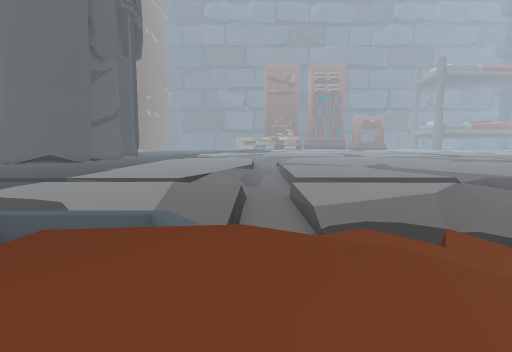
View 1 (above)

15 first-person views from a walk through a Unity game level. The camera is 1.2 m above the floor, tilts 6° down and sees 80° across. The floor is counted in squares, 2 m on a side. Each view is taken from the middle of a square. On the plan, view 1 faces up. The plan holds only what a view shows up to about 9 squares ahead; the rest is blank. The place goes on beyond the plan. Some surface patterns are stand-ins.

View 2
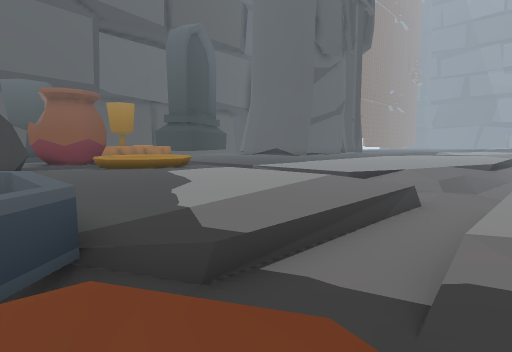

View 3
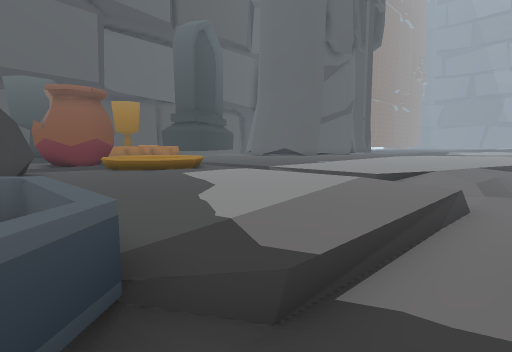

View 4
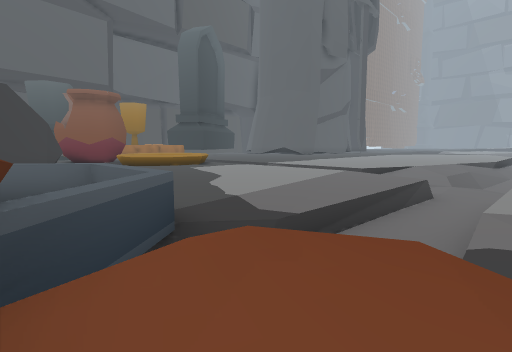

View 5
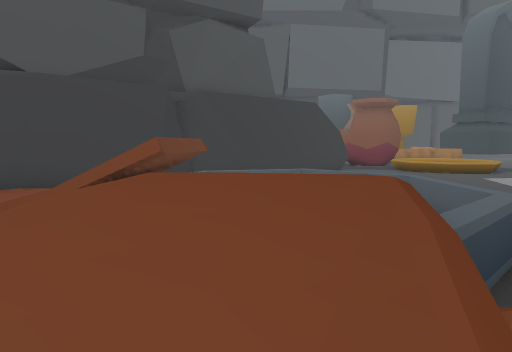

View 6
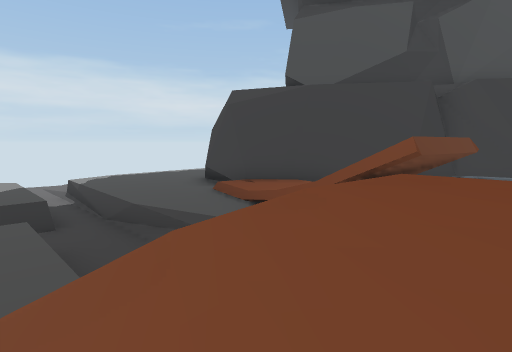

View 7
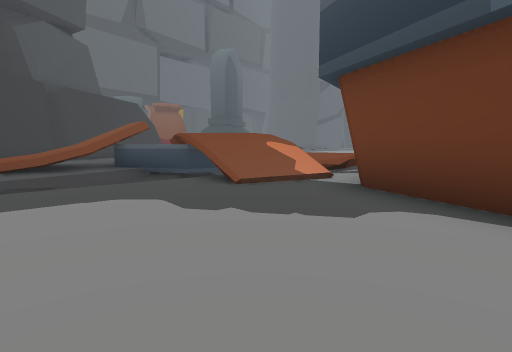

View 8
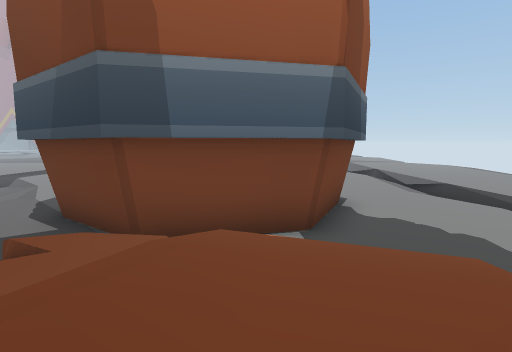

View 9
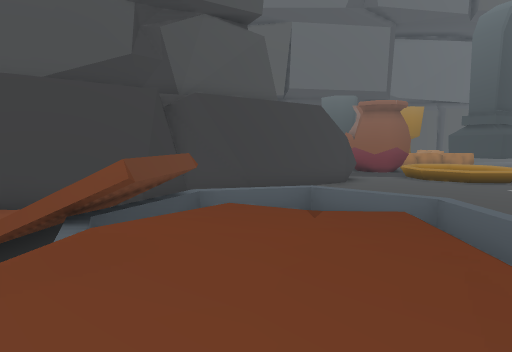

View 10
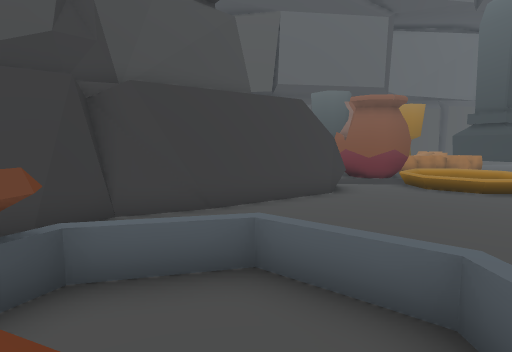

View 11
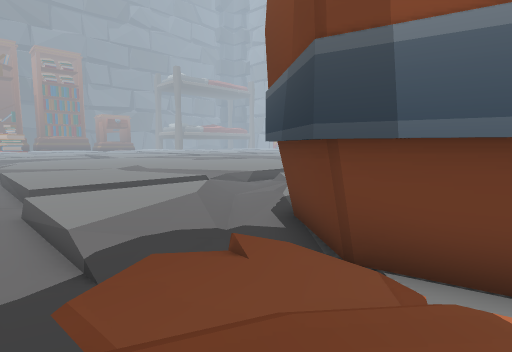

View 12
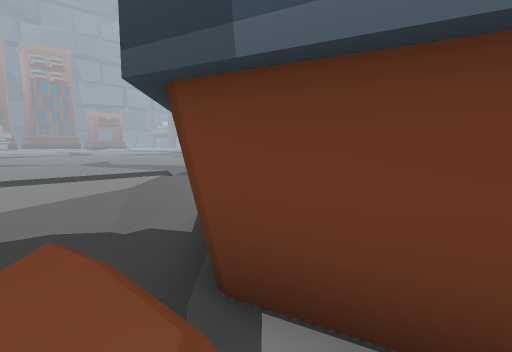

View 13
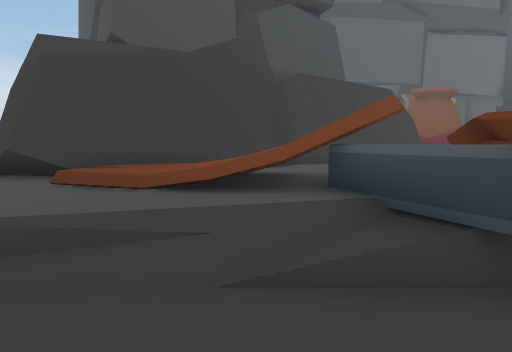

View 14
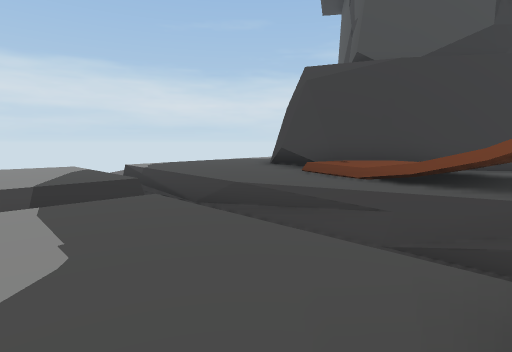

View 15
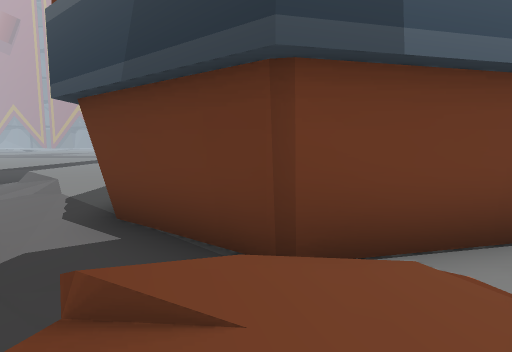

### Floor plan
Key: @ floor where view 1 was taken; # wall or solid block; x gap in a wall; . main floor; : floor 0.25 m higher than the main floor; - floor 0.25 m lower than the main floor; + floor 0.75 m higher than the main floor; _ floor 1 m lower than the main floor; < floor 1.25 m lower than the main floor; * floor 1.5 m higher than the main floor; ( floor 1.5 m lower than the main floor; / step, stairs or slope; = window, fence, low wall or low ledge; ^ raised ledge; v drop or lower ground.
Columns run from 10 left of view 1 to 6 right of it. Each row starts with its distance up from view 1.
 14          //(
 13          /_<
 12          /<<
 11       ..--<<....
 10      ...--<<.....
  9 ^. .....--<<..../
  8 ^.......--<<..///
  7 ........--<</////
  6 .......---_</////
  5 .......---_////#
  4 #......###//####
  3 ##....=v #///##
  2  #.. .vvv/v///#
  1  ##.  =vv**///#
  0   ##..=vvv@///###
 -1    #..#x#/<//...#
 -2    ##.=+x/</.....
 -3     ###://</.....
 -4      ##//-</.....
 -5       ##--<<

Where each view was taken, in squares from view 1:
view 1: 0 up, 0 right, facing up
view 2: 3 up, 2 right, facing up-left
view 3: 3 up, 1 right, facing up-left
view 4: 2 up, 2 right, facing up-left
view 5: 1 up, 2 right, facing left
view 6: 1 up, 2 right, facing down-left
view 7: 4 down, 6 right, facing up-left
view 8: 1 up, 1 left, facing right
view 9: 1 up, 1 right, facing left
view 10: 2 up, 1 left, facing left
view 11: 1 up, 0 right, facing up-right
view 12: 1 up, 2 right, facing up-right
view 13: 2 down, 2 right, facing left
view 14: 1 down, 3 right, facing down-left
view 15: 3 up, 1 right, facing right
